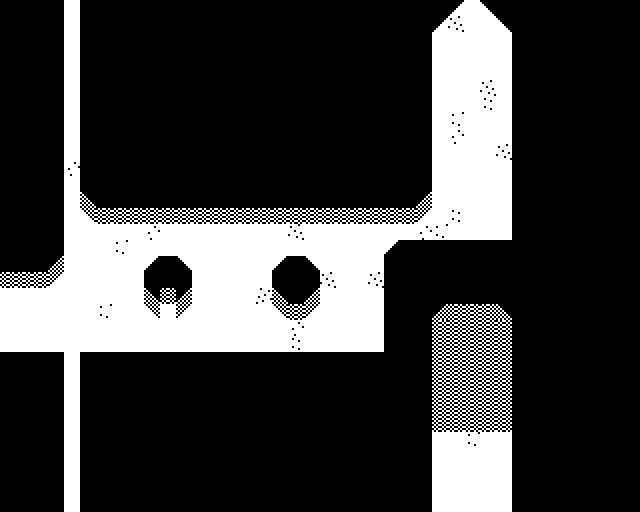

The image is a tile-based game level rendered from a .tmx file. Its description and complete source (layers, tilesets, objects, tile grids) follow:
An orthogonal 40x32 tile map with 16x16 px tiles, 2 tile layers (background, blocked) and 6 objects (2x return, player, door, cat, npc).

<map version="1.0" tiledversion="1.1.5" orientation="orthogonal" renderorder="right-down" width="40" height="32" tilewidth="16" tileheight="16" infinite="0" nextobjectid="13">
 <tileset firstgid="1" name="map_tileset" tilewidth="16" tileheight="16" tilecount="180" columns="20">
  <image source="../images/tileset3s.png" width="320" height="144" />
 </tileset>
 <layer name="background" width="40" height="32">
  <properties>
   <property name="tileset" value="map_tileset" />
  </properties>
  <data encoding="csv">
1,1,1,1,1,1,1,1,1,1,1,1,1,1,1,1,1,1,1,1,1,1,1,1,1,1,1,1,1,1,1,1,1,1,1,1,1,1,1,1,
1,1,1,1,1,1,1,1,1,1,1,1,1,1,1,139,1,1,1,1,136,1,1,1,1,1,1,1,139,1,1,1,1,1,1,1,1,1,137,1,
1,1,1,1,1,1,1,1,1,139,1,1,1,1,1,1,1,1,1,1,1,1,1,1,1,1,137,1,1,1,1,1,1,1,1,1,1,1,1,1,
1,1,1,1,1,1,1,1,1,1,1,1,1,1,1,1,141,1,1,1,1,1,1,1,1,1,1,1,1,1,1,1,1,1,141,1,1,1,141,1,
1,1,1,1,1,1,1,1,1,1,1,1,1,1,1,1,1,1,1,1,1,1,1,1,1,1,1,1,1,1,1,1,1,1,1,1,1,1,1,1,
1,1,1,1,1,1,1,1,1,1,1,1,1,140,1,1,1,1,136,1,1,1,1,141,1,1,1,1,1,1,139,1,138,1,1,1,1,1,1,1,
1,1,1,1,1,1,138,1,1,1,1,137,1,1,1,1,1,1,1,1,1,140,1,1,1,1,1,1,1,1,140,1,1,1,1,1,1,1,137,1,
1,1,1,1,1,1,1,1,1,139,1,1,1,1,1,1,1,1,1,1,1,139,1,1,1,1,1,1,137,1,1,1,1,1,1,1,1,1,1,1,
1,1,1,1,1,1,1,1,1,1,1,1,1,1,1,1,1,1,1,140,1,1,1,1,1,1,1,1,136,1,1,1,1,1,1,1,1,1,1,1,
1,1,1,1,1,1,1,1,1,1,1,1,1,1,1,1,1,1,1,1,1,1,136,1,1,1,1,1,1,1,1,139,1,1,139,1,1,1,1,1,
1,1,1,1,136,1,1,1,137,1,1,1,1,1,138,1,1,1,1,1,1,1,1,1,1,1,1,1,1,1,1,1,1,1,1,136,1,1,1,1,
1,1,1,1,1,1,1,1,1,1,1,1,1,1,1,1,1,1,1,1,1,1,1,139,1,1,140,1,1,1,1,1,1,1,1,1,1,1,1,1,
1,1,1,1,1,17,1,139,1,1,1,1,1,1,1,1,1,1,136,1,1,1,1,1,1,1,1,1,1,1,1,1,1,1,1,1,1,1,1,1,
1,1,1,1,1,9,22,22,22,22,22,22,22,22,22,22,22,22,22,22,22,22,22,22,22,22,8,1,140,1,1,1,1,1,1,1,1,1,140,1,
1,1,1,1,1,1,1,1,1,136,1,1,1,1,1,1,1,1,139,1,1,1,1,1,1,1,136,137,1,1,1,1,1,1,1,1,141,1,136,1,
1,1,1,1,1,1,1,137,1,1,1,1,1,1,1,1,1,1,1,1,1,1,1,1,1,1,1,1,140,1,138,1,1,139,1,1,1,1,137,1,
1,1,1,16,1,1,1,1,1,1,1,1,1,1,1,1,1,1,1,1,1,1,1,1,1,1,1,1,1,1,1,1,1,1,1,1,139,141,138,1,
22,22,22,8,1,1,1,1,1,1,1,1,1,1,1,1,1,1,1,1,139,1,1,139,1,1,1,136,1,1,1,1,141,1,137,1,139,1,137,1,
1,1,1,1,1,1,1,1,1,1,139,1,1,1,1,1,138,1,1,1,1,1,1,1,1,1,1,137,1,1,1,1,1,1,1,1,138,1,136,1,
1,1,1,1,1,1,137,1,1,1,1,1,1,1,1,1,1,1,1,1,1,1,1,1,140,1,1,1,1,1,1,1,1,1,1,136,137,1,140,1,
1,1,1,1,1,1,1,1,1,1,1,1,1,1,1,1,1,1,136,1,1,1,1,1,1,1,140,1,137,1,1,1,1,1,1,1,1,1,1,1,
1,1,1,1,1,1,1,1,1,1,1,1,1,1,1,1,1,1,140,1,1,1,1,1,1,1,1,1,137,1,1,1,1,1,1,1,1,1,1,1,
1,1,1,1,1,1,1,138,1,1,1,1,1,1,1,1,1,1,1,1,1,1,1,1,1,1,1,137,1,1,1,1,1,1,1,1,1,1,1,1,
1,1,1,1,1,1,1,1,1,1,1,1,136,1,140,1,1,1,1,1,1,1,1,1,1,1,138,1,1,1,1,1,1,1,141,1,1,1,1,1,
1,1,1,1,1,1,1,1,1,1,1,1,1,1,1,1,139,1,1,1,1,136,1,1,139,1,1,1,138,1,1,1,140,1,1,1,139,1,1,1,
1,1,1,1,1,1,1,1,1,1,1,1,1,1,1,1,1,1,1,1,1,1,1,1,1,1,1,136,1,1,1,1,1,1,1,1,1,1,1,1,
1,1,1,1,1,1,139,1,1,1,1,1,1,1,1,1,1,1,1,1,1,1,1,1,1,1,1,1,136,1,1,1,1,1,1,1,1,1,1,1,
1,1,1,1,1,1,1,1,1,1,1,1,1,1,1,1,1,1,1,1,1,1,140,1,1,1,1,1,1,137,1,1,1,1,1,1,1,1,136,1,
1,1,1,1,1,1,1,1,139,1,137,1,1,1,139,1,1,1,1,1,1,1,1,1,1,1,137,1,1,1,1,1,1,1,138,1,1,1,1,1,
1,1,1,1,1,1,139,1,1,1,1,1,1,1,1,1,1,1,1,1,1,1,1,1,1,1,1,1,1,1,1,1,1,1,1,1,1,1,1,1,
1,1,1,1,1,1,1,1,138,1,1,1,136,1,1,1,1,1,1,139,1,138,1,1,1,1,1,1,1,1,1,1,1,1,1,1,1,1,1,1,
1,1,1,1,1,1,1,1,1,1,1,1,1,1,1,1,1,1,1,1,1,1,1,1,1,1,1,1,1,1,1,1,1,1,1,1,1,1,1,1
</data>
 </layer>
 <layer name="blocked" width="40" height="32">
  <properties>
   <property name="collision" type="bool" value="true" />
   <property name="tileset" value="map_tileset" />
  </properties>
  <data encoding="csv">
2,2,2,2,0,2,2,2,2,2,2,2,2,2,2,2,2,2,2,2,2,2,2,2,2,2,2,2,12,0,13,2,2,2,2,2,2,2,2,2,
2,2,2,2,0,2,2,2,2,2,2,2,2,2,2,2,2,2,2,2,2,2,2,2,2,2,2,12,0,0,0,13,2,2,2,2,2,2,2,2,
2,2,2,2,0,2,2,2,2,2,2,2,2,2,2,2,2,2,2,2,2,2,2,2,2,2,2,0,0,0,0,0,2,2,2,2,2,2,2,2,
2,2,2,2,0,2,2,2,2,2,2,2,2,2,2,2,2,2,2,2,2,2,2,2,2,2,2,0,0,0,0,0,2,2,2,2,2,2,2,2,
2,2,2,2,0,2,2,2,2,2,2,2,2,2,2,2,2,2,2,2,2,2,2,2,2,2,2,0,0,0,0,0,2,2,2,2,2,2,2,2,
2,2,2,2,0,2,2,2,2,2,2,2,2,2,2,2,2,2,2,2,2,2,2,2,2,2,2,0,0,0,0,0,2,2,2,2,2,2,2,2,
2,2,2,2,0,2,2,2,2,2,2,2,2,2,2,2,2,2,2,2,2,2,2,2,2,2,2,0,0,0,0,0,2,2,2,2,2,2,2,2,
2,2,2,2,0,2,2,2,2,2,2,2,2,2,2,2,2,2,2,2,2,2,2,2,2,2,2,0,0,0,0,0,2,2,2,2,2,2,2,2,
2,2,2,2,0,2,2,2,2,2,2,2,2,2,2,2,2,2,2,2,2,2,2,2,2,2,2,0,0,0,0,0,2,2,2,2,2,2,2,2,
2,2,2,2,0,2,2,2,2,2,2,2,2,2,2,2,2,2,2,2,2,2,2,2,2,2,2,0,0,0,0,0,2,2,2,2,2,2,2,2,
2,2,2,2,0,2,2,2,2,2,2,2,2,2,2,2,2,2,2,2,2,2,2,2,2,2,2,0,0,0,0,0,2,2,2,2,2,2,2,2,
2,2,2,2,0,2,2,2,2,2,2,2,2,2,2,2,2,2,2,2,2,2,2,2,2,2,2,0,0,0,0,0,2,2,2,2,2,2,2,2,
2,2,2,2,0,0,2,2,2,2,2,2,2,2,2,2,2,2,2,2,2,2,2,2,2,2,16,0,0,0,0,0,2,2,2,2,2,2,2,2,
2,2,2,2,0,0,0,0,0,0,0,0,0,0,0,0,0,0,0,0,0,0,0,0,0,0,0,0,0,0,0,0,2,2,2,2,2,2,2,2,
2,2,2,2,0,0,0,0,0,0,0,0,0,0,0,0,0,0,0,0,0,0,0,0,0,0,0,0,0,0,0,0,2,2,2,2,2,2,2,2,
2,2,2,2,0,0,0,0,0,0,0,0,0,0,0,0,0,0,0,0,0,0,0,0,15,2,2,2,2,2,2,2,2,2,2,2,2,2,2,2,
2,2,2,0,0,0,0,0,0,15,2,14,0,0,0,0,0,15,2,14,0,0,0,0,2,2,2,2,2,2,2,2,2,2,2,2,2,2,2,2,
0,0,0,0,0,0,0,0,0,2,2,2,0,0,0,0,0,2,2,2,0,0,0,0,2,2,2,2,2,2,2,2,2,2,2,2,2,2,2,2,
0,0,0,0,0,0,0,0,0,17,22,16,0,0,0,0,0,17,2,16,0,0,0,0,2,2,2,2,2,2,2,2,2,2,2,2,2,2,2,2,
0,0,0,0,0,0,0,0,0,9,0,8,0,0,0,0,0,9,22,8,0,0,0,0,2,2,2,16,22,22,22,17,2,2,2,2,2,2,2,2,
0,0,0,0,0,0,0,0,0,0,0,0,0,0,0,0,0,0,0,0,0,0,0,0,2,2,2,22,22,22,22,22,2,2,2,2,2,2,2,2,
0,0,0,0,0,0,0,0,0,0,0,0,0,0,0,0,0,0,0,0,0,0,0,0,2,2,2,22,22,22,22,22,2,2,2,2,2,2,2,2,
2,2,2,2,0,2,2,2,2,2,2,2,2,2,2,2,2,2,2,2,2,2,2,2,2,2,2,22,22,22,22,22,2,2,2,2,2,2,2,2,
2,2,2,2,0,2,2,2,2,2,2,2,2,2,2,2,2,2,2,2,2,2,2,2,2,2,2,22,22,22,22,22,2,2,2,2,2,2,2,2,
2,2,2,2,0,2,2,2,2,2,2,2,2,2,2,2,2,2,2,2,2,2,2,2,2,2,2,22,22,22,22,22,2,2,2,2,2,2,2,2,
2,2,2,2,0,2,2,2,2,2,2,2,2,2,2,2,2,2,2,2,2,2,2,2,2,2,2,22,22,22,22,22,2,2,2,2,2,2,2,2,
2,2,2,2,0,2,2,2,2,2,2,2,2,2,2,2,2,2,2,2,2,2,2,2,2,2,2,22,22,22,22,22,2,2,2,2,2,2,2,2,
2,2,2,2,0,2,2,2,2,2,2,2,2,2,2,2,2,2,2,2,2,2,2,2,2,2,2,0,0,0,0,0,2,2,2,2,2,2,2,2,
2,2,2,2,0,2,2,2,2,2,2,2,2,2,2,2,2,2,2,2,2,2,2,2,2,2,2,0,0,0,0,0,2,2,2,2,2,2,2,2,
2,2,2,2,0,2,2,2,2,2,2,2,2,2,2,2,2,2,2,2,2,2,2,2,2,2,2,0,0,0,0,0,2,2,2,2,2,2,2,2,
2,2,2,2,0,2,2,2,2,2,2,2,2,2,2,2,2,2,2,2,2,2,2,2,2,2,2,0,0,0,0,0,2,2,2,2,2,2,2,2,
2,2,2,2,0,2,2,2,2,2,2,2,2,2,2,2,2,2,2,2,2,2,2,2,2,2,2,0,0,0,0,0,2,2,2,2,2,2,2,2
</data>
 </layer>
 <objectgroup name="objects">
  <properties>
   <property name="tileset" value="map_tileset" />
  </properties>
  <object id="1" name="player" type="player" x="64" y="16" width="16" height="16">
   <properties>
    <property name="group" value="players" />
    <property name="texture" value="player_spritesheet" />
    <property name="walking_speed" value="200" />
   </properties>
  </object>
  <object id="2" name="door" type="door" x="64" y="512" width="16" height="8">
   <properties>
    <property name="group" value="doors" />
    <property name="next_level" value="screen8" />
   </properties>
  </object>
  <object id="9" name="return" type="return" x="64" y="-8" width="16" height="8">
   <properties>
    <property name="group" value="returns" />
    <property name="previous_level" value="screen7B" />
   </properties>
  </object>
  <object id="10" name="cat4" type="cat" x="160" y="304" width="16" height="16">
   <properties>
    <property name="group" value="cats" />
    <property name="message" value="cat4_message" />
    <property name="texture" value="cat_image" />
   </properties>
  </object>
  <object id="11" name="sign1" type="npc" x="224" y="272" width="16" height="16">
   <properties>
    <property name="group" value="npcs" />
    <property name="message" value="sign1_message" />
    <property name="texture" value="sign1_image" />
   </properties>
  </object>
  <object id="12" name="return" type="return" x="464" y="-8" width="16" height="8">
   <properties>
    <property name="group" value="returns" />
    <property name="previous_level" value="screen7C" />
   </properties>
  </object>
 </objectgroup>
</map>
